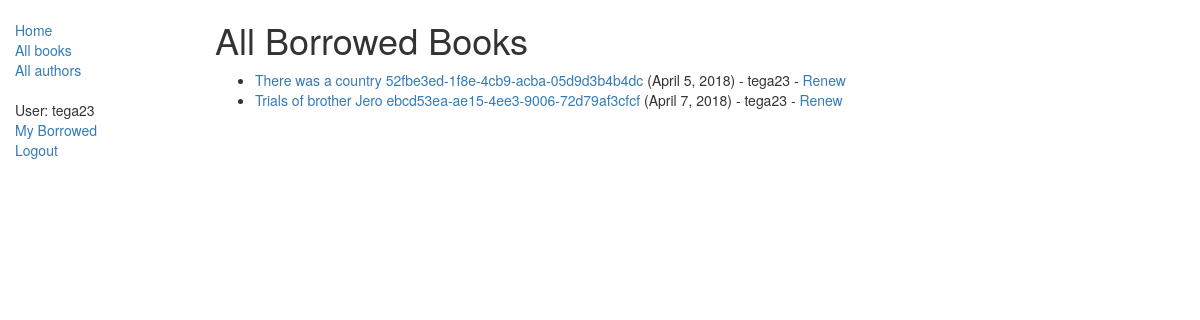
Page /catalog/borrowed/ (signed in) on the committed database.
### catalog/models.py (models this page shows, shortened)
class BookInstance(models.Model):
    id = models.UUIDField(primary_key=True, default=uuid.uuid4, help_text="Unique ID for this particular book across whole library")
    book = models.ForeignKey('Book', on_delete=models.SET_NULL, null=True)
    imprint = models.CharField(max_length=200)
    due_back = models.DateField(null=True, blank=True)
    borrower = models.ForeignKey(User, on_delete=models.SET_NULL, null=True, blank=True)
    LOAN_STATUS = (
        ('m', 'Maintenance'),
        ('o', 'On loan'),
        ('a', 'Available'),
        ('r', 'Reserved'),
    )
    status = models.CharField(max_length=1, choices=LOAN_STATUS, blank=True, default='m', help_text='Book availability')
    class Meta:
        ordering = ["due_back"]
        permissions = (("can_mark_returned", "Set book as returned"),)
    @property
    def is_overdue(self):
        if self.due_back and date.today() > self.due_back:
            return True
        return False

class Book(models.Model):
    title = models.CharField(max_length=200)
    author = models.ForeignKey('Author', on_delete=models.SET_NULL, null=True)
    summary = models.TextField(max_length=1000, help_text='Enter a brief description of the book')
    isbn = models.CharField('ISBN',max_length=13, help_text='13 Character <a href="https://www.isbn-international.org/content/what-isbn">ISBN number</a>')
    genre = models.ManyToManyField(Genre, help_text='Select a genre for this book')
    language = models.ForeignKey('Language', on_delete=models.SET_NULL, null=True)
    def display_genre(self):
        """
        Creates a string for the Genre. This is required to display genre in Admin.
        """
        return ', '.join([ genre.name for genre in self.genre.all()[:3] ])
    display_genre.short_description = 'Genre'

### catalog/views.py (the view)
# urls.py: path('borrowed/', views.BorrowedBooksListView.as_view(), name = 'borrowed-books'),
class BorrowedBooksListView(PermissionRequiredMixin, generic.ListView):
    permission_required = 'catalog.can_mark_returned'
    paginate_by = 5
    model = BookInstance
    template_name = 'catalog/borrowed_books_list.html'
    context_object_name = 'borrowed_books'
    def get_queryset(self):
        return BookInstance.objects.filter(status__exact = 'o').order_by('due_back')

### catalog/templates/catalog/borrowed_books_list.html
{% extends "catalog/base_generic.html" %}
{% block content %}
    <h1>All Borrowed Books</h1>
    <ul>
        {% for borrowed_inst  in  borrowed_books%}
            <li class ="{% if borrowed_inst.is_overdue %} text-danger {% endif %}"><a>{{borrowed_inst.book.title}} {{borrowed_inst.id}} </a>
                ({{borrowed_inst.due_back}}) - {{borrowed_inst.borrower}} {% if perms.catalog.can_mark_returned %} -  <a href="{% url 'renew-book-librarian' borrowed_inst.id %}">Renew</a>{% endif %}</li>
        {% endfor %}
    </ul>
{% endblock %}

### catalog/templates/catalog/base_generic.html (shortened to what this page needs)
<!DOCTYPE html>
<html lang="en">
<head>
  <link rel="stylesheet" href="https://maxcdn.bootstrapcdn.com/bootstrap/3.3.7/css/bootstrap.min.css">
  {% load static %}
  <link rel="stylesheet" href="{% static 'catalog/css/styles.css' %}">
</head>
<body>
  <div class="container-fluid">
    <div class="row">
        <div class="col-sm-2">
        {% block sidebar %}
        <ul class="sidebar-nav">
            <li><a href="{% url 'index' %}">Home</a></li>
            <li><a href="{% url 'books' %}">All books</a></li>
            <li><a href="{% url 'authors' %}">All authors</a></li> <br/>
        {% if user.is_authenticated %}
            <li>User: {{ user.get_username }}</li>
            <li><a href="{% url 'my-borrowed' %}">My Borrowed</a></li>
            <li><a href="{% url 'logout'%}?next={{request.path}}">Logout</a></li>
        {% else %}
            <li><a href="{% url 'login'%}?next={{request.path}}">Login</a></li>
        {% endif %}
        </ul>
        {% endblock %}
      </div>
      <div class="col-sm-10 ">
        {% block content %} {% endblock %}
      </div>
    </div>
  </div>
</body>
</html>

### catalog/static/catalog/css/styles.css (style rules this page uses)
.sidebar-nav { margin-top : 20px; padding: 0; list-style : none; }

### rows in the picture
BookInstance: book "There was a country", id "52fbe3ed-1f8e-4cb9-acba-05d9d3b4b4dc", due_back "April 5, 2018", borrower "tega23"
BookInstance: book "Trials of brother Jero", id "ebcd53ea-ae15-4ee3-9006-72d79af3cfcf", due_back "April 7, 2018", borrower "tega23"

### other values in the picture
{{ user.get_username }} "tega23"
